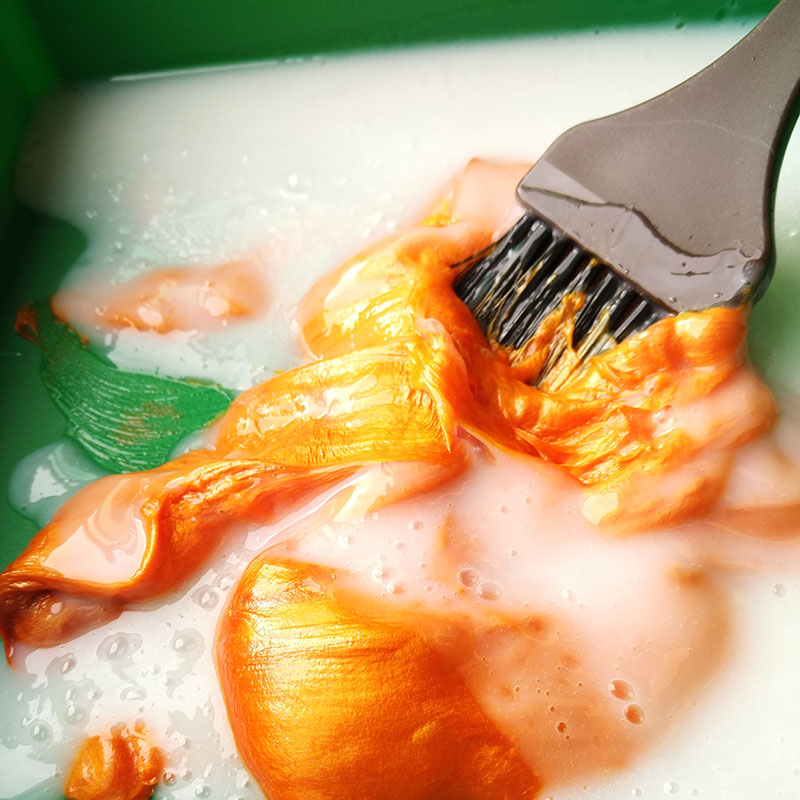
#> input picture Code_ray_201909/dog.jpg, 800 x 800 px
$ python pil-1.py
#> lines starting #> are read from the running program, lines starting #| are printed output that depends on the picture
# 图片处理：
from PIL import Image
from PIL import ImageFilter
from PIL import ImageEnhance

img = Image.open("dog.jpg")
#> img is the input picture: PIL image 800x800 RGB; mean R, G, B 192.7, 162.1, 118.1
print(img.format)  # 输出图片基本信息
#| JPEG
print(img.mode)
#| RGB
print(img.size)
#| (800, 800)
img_resize = img.resize((200, 200))  # 调整尺寸
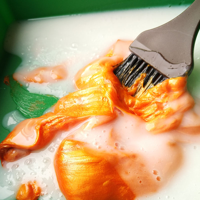
#> img_resize: PIL image 200x200 RGB; mean R, G, B 192.7, 162.1, 118.1
img_resize.save("dogresize.jpg")
img_rotate = img.rotate(90)  # 旋转
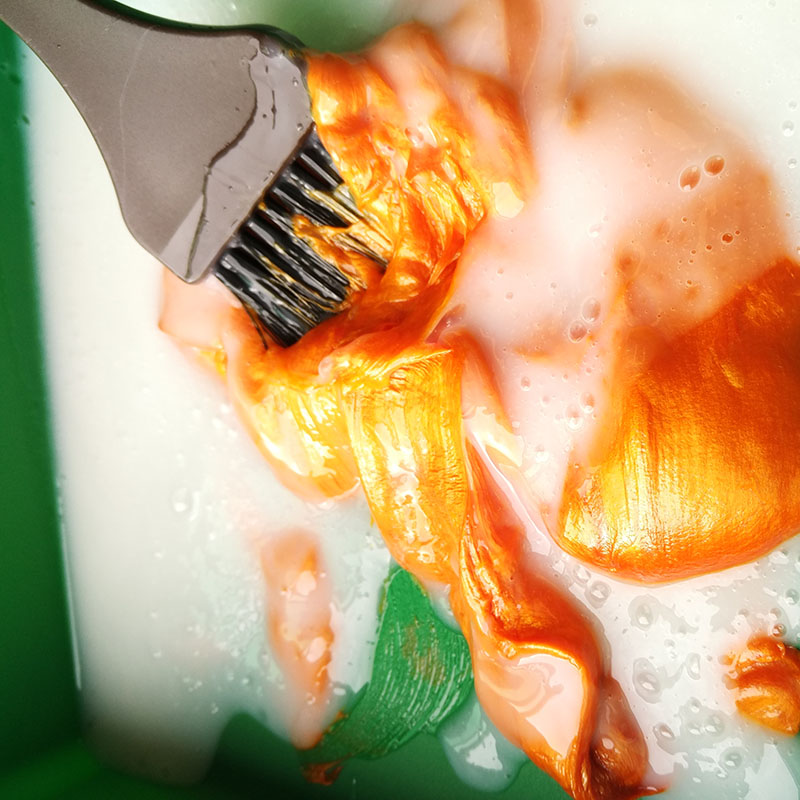
#> img_rotate: PIL image 800x800 RGB; mean R, G, B 192.7, 162.1, 118.1
img_rotate.save("dogrotate.jpg")
om = img.convert('L')  # 灰度处理
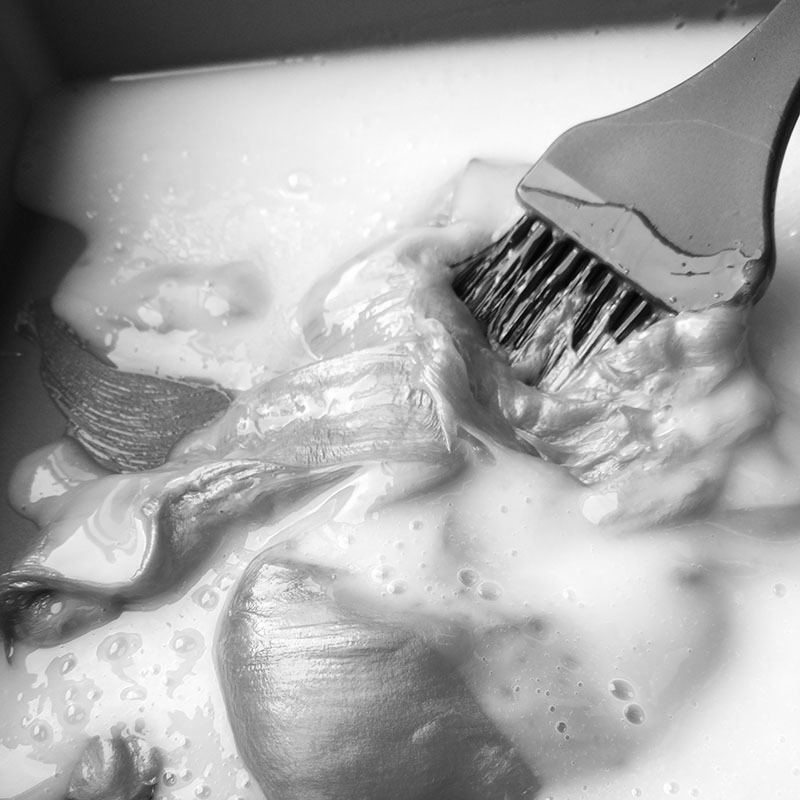
#> om: PIL image 800x800 L; min 1, max 255, mean 166.3
om.save('doggray.jpg')
om = img.filter(ImageFilter.CONTOUR)  # 图片的轮廓
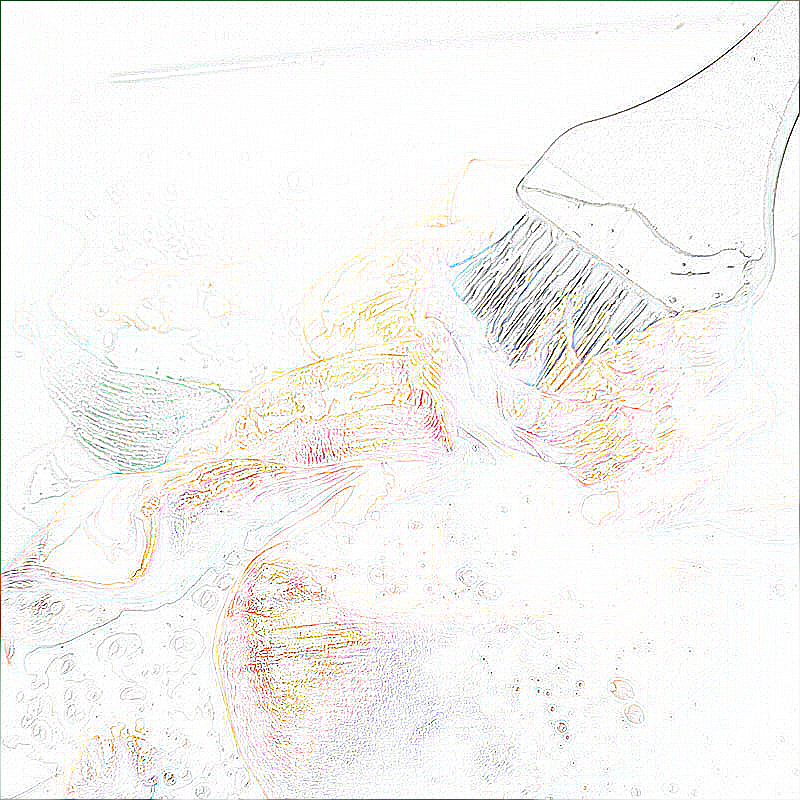
#> om: PIL image 800x800 RGB; mean R, G, B 246.3, 244.9, 242.8
om.save('dogcontour.jpg')
om = ImageEnhance.Contrast(img).enhance(20)  # 对比度为初始的10倍
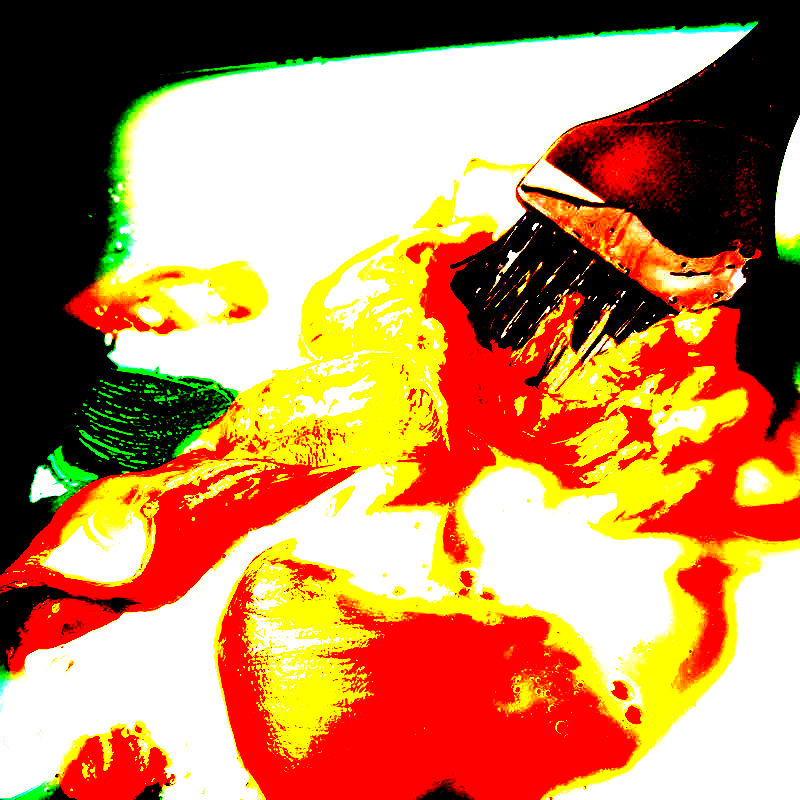
#> om: PIL image 800x800 RGB; mean R, G, B 189.7, 135.6, 88.4
om.save('dogencontrast.jpg')
# 更改图片格式：
from PIL import Image
import os

filelist = ["dog.jpg",
            "dogcontour.jpg",
            "dogencontrast.jpg",
            "doggray.jpg",
            "dogresize.jpg",
            "dogrotate.jpg",
            ]
for infile in filelist:
    outfile = os.path.splitext(infile)[0] + ".png"
    if infile != outfile:
        try:
            Image.open(infile).save(outfile)
        except IOError:
            print("cannot convert", infile)
